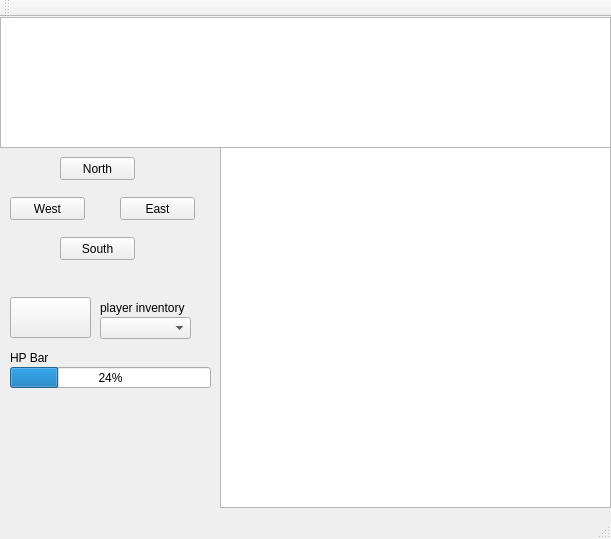
<?xml version="1.0" encoding="UTF-8"?>
<ui version="4.0">
 <class>MainWindow</class>
 <widget class="QMainWindow" name="MainWindow">
  <property name="geometry">
   <rect>
    <x>0</x>
    <y>0</y>
    <width>611</width>
    <height>539</height>
   </rect>
  </property>
  <property name="windowTitle">
   <string>MainWindow</string>
  </property>
  <widget class="QWidget" name="centralWidget">
   <widget class="QPushButton" name="northButton">
    <property name="geometry">
     <rect>
      <x>60</x>
      <y>140</y>
      <width>75</width>
      <height>23</height>
     </rect>
    </property>
    <property name="text">
     <string>North</string>
    </property>
   </widget>
   <widget class="QPushButton" name="westButton">
    <property name="geometry">
     <rect>
      <x>10</x>
      <y>180</y>
      <width>75</width>
      <height>23</height>
     </rect>
    </property>
    <property name="text">
     <string>West</string>
    </property>
   </widget>
   <widget class="QPushButton" name="eastButton">
    <property name="geometry">
     <rect>
      <x>120</x>
      <y>180</y>
      <width>75</width>
      <height>23</height>
     </rect>
    </property>
    <property name="text">
     <string>East</string>
    </property>
   </widget>
   <widget class="QPushButton" name="southButton">
    <property name="geometry">
     <rect>
      <x>60</x>
      <y>220</y>
      <width>75</width>
      <height>23</height>
     </rect>
    </property>
    <property name="text">
     <string>South</string>
    </property>
   </widget>
   <widget class="QGraphicsView" name="roomGraphicsView">
    <property name="geometry">
     <rect>
      <x>220</x>
      <y>130</y>
      <width>391</width>
      <height>361</height>
     </rect>
    </property>
   </widget>
   <widget class="QGraphicsView" name="combatGraphicsView">
    <property name="geometry">
     <rect>
      <x>0</x>
      <y>0</y>
      <width>611</width>
      <height>131</height>
     </rect>
    </property>
   </widget>
   <widget class="QPushButton" name="take">
    <property name="geometry">
     <rect>
      <x>10</x>
      <y>280</y>
      <width>81</width>
      <height>41</height>
     </rect>
    </property>
    <property name="text">
     <string/>
    </property>
   </widget>
   <widget class="QLabel" name="playerInventory">
    <property name="geometry">
     <rect>
      <x>100</x>
      <y>240</y>
      <width>101</width>
      <height>101</height>
     </rect>
    </property>
    <property name="text">
     <string>player inventory</string>
    </property>
   </widget>
   <widget class="QLabel" name="HPBar">
    <property name="geometry">
     <rect>
      <x>10</x>
      <y>330</y>
      <width>61</width>
      <height>21</height>
     </rect>
    </property>
    <property name="text">
     <string>HP Bar</string>
    </property>
   </widget>
   <widget class="QComboBox" name="Items">
    <property name="geometry">
     <rect>
      <x>100</x>
      <y>300</y>
      <width>91</width>
      <height>22</height>
     </rect>
    </property>
   </widget>
   <widget class="QProgressBar" name="healthBar">
    <property name="geometry">
     <rect>
      <x>10</x>
      <y>350</y>
      <width>201</width>
      <height>21</height>
     </rect>
    </property>
    <property name="value">
     <number>24</number>
    </property>
   </widget>
  </widget>
  <widget class="QMenuBar" name="menuBar">
   <property name="geometry">
    <rect>
     <x>0</x>
     <y>0</y>
     <width>611</width>
     <height>21</height>
    </rect>
   </property>
  </widget>
  <widget class="QToolBar" name="mainToolBar">
   <attribute name="toolBarArea">
    <enum>TopToolBarArea</enum>
   </attribute>
   <attribute name="toolBarBreak">
    <bool>false</bool>
   </attribute>
  </widget>
  <widget class="QStatusBar" name="statusBar"/>
 </widget>
 <layoutdefault spacing="6" margin="11"/>
 <resources/>
 <connections/>
</ui>
